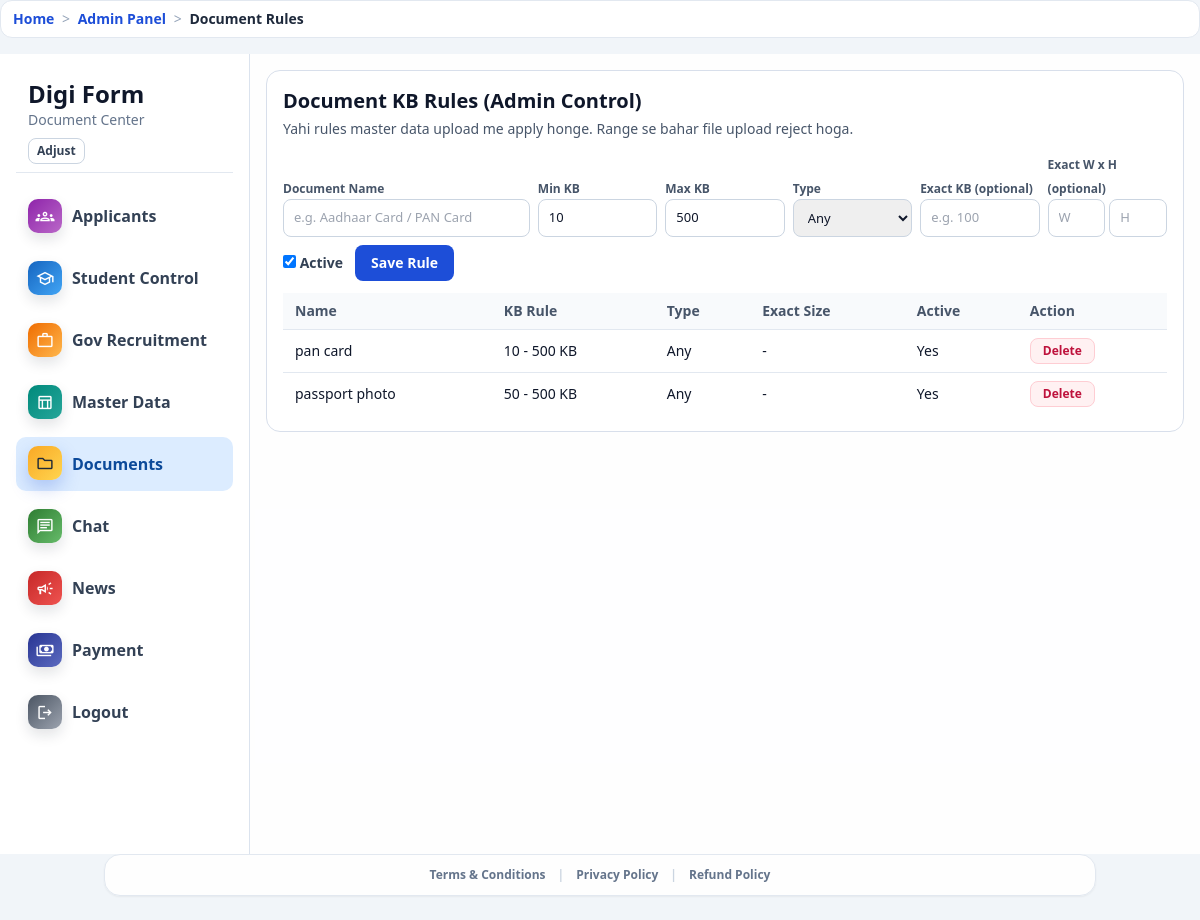
Page /admin-panel/documents/ (signed in) on the earlier database version.
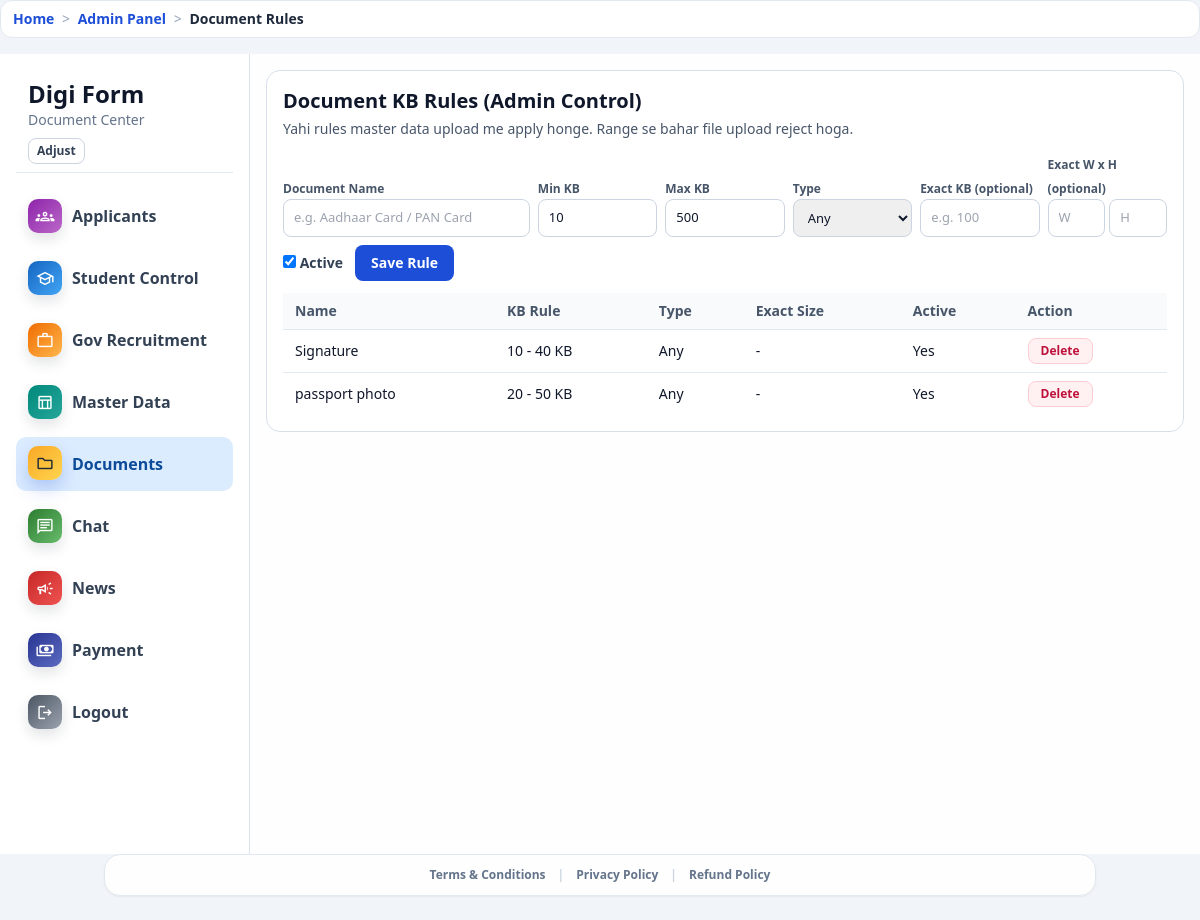
Same page on the later database version.
### accounts/models.py (models this page shows, shortened)
class DocumentRule(models.Model):
    KIND_ANY = "any"
    KIND_IMAGE = "image"
    KIND_PDF = "pdf"
    KIND_CHOICES = [
        (KIND_ANY, "Any"),
        (KIND_IMAGE, "Image"),
        (KIND_PDF, "PDF"),
    ]
    name = models.CharField(max_length=140, unique=True)
    min_kb = models.PositiveIntegerField(default=1)
    max_kb = models.PositiveIntegerField(default=500)
    exact_kb = models.PositiveIntegerField(null=True, blank=True)
    exact_width = models.PositiveIntegerField(null=True, blank=True)
    exact_height = models.PositiveIntegerField(null=True, blank=True)
    kind = models.CharField(max_length=10, choices=KIND_CHOICES, default=KIND_ANY)
    is_active = models.BooleanField(default=True)
    created_at = models.DateTimeField(auto_now_add=True)
    class Meta:
        ordering = ["name"]

### core/views.py (the view, shortened to what this page needs)
# urls.py: path("admin-panel/documents/", views.admin_documents, name="admin_documents"),
@login_required
def admin_documents(request):
    if not _can_access_admin(request):
        messages.error(request, "Admin panel access allowed nahi hai.")
        return redirect("dashboard")
    rules = list(DocumentRule.objects.all())
    return render(
        request,
        "portal_main/admin_documents.html",
        {
            "rules": rules,
        },
    )

### core/context_processors.py (called while the page is built)
def _humanize_slug(text):
    value = str(text or "").strip().replace("-", " ").replace("_", " ")
    if value.isdigit():
        return f"#{value}"
    return value.title() if value else "Page"

def breadcrumbs(request):
    path = (getattr(request, "path", "") or "/").split("?", 1)[0]
    if not path.startswith("/"):
        path = f"/{path}"
    crumbs = [{"label": "Home", "url": "/"}]
    if path == "/":
        return {"breadcrumbs": crumbs}
    running = ""
    for part in [p for p in path.strip("/").split("/") if p]:
        running += f"/{part}"
        url = f"{running}/"
        label = _humanize_slug(part)
        try:
            match = resolve(url)
            label = NAME_LABELS.get(match.url_name, label)
        except Resolver404:
            pass
        crumbs.append({"label": label, "url": url})
    deduped = [crumbs[0]]
    for item in crumbs[1:]:
        if item["label"] == deduped[-1]["label"] and item["url"] == deduped[-1]["url"]:
            continue
        deduped.append(item)
    return {"breadcrumbs": deduped}

### core/views.py (called while the page is built)
def _is_admin_user(user):
    return bool(user and (user.is_superuser or user.is_staff))

### templates/portal_main/admin_documents.html (shortened to what the changed rows need)
{% extends 'base.html' %}
{% block body_class %}min-h-screen bg-slate-100 text-slate-900{% endblock %}
{% block page_container_class %}max-w-[1400px] mx-auto p-0{% endblock %}
{% block content %}
<div id="adminLayout" class="layout">
  <main class="panel space-y-4">
    <section class="block p-4">
      <h2 class="text-xl font-black">Document KB Rules (Admin Control)</h2>
      <div class="mt-3 overflow-auto">
        <table class="w-full text-sm">
          <thead class="bg-slate-50 text-slate-600">
            <tr><th class="px-3 py-2 text-left">Name</th><th class="px-3 py-2 text-left">KB Rule</th><th class="px-3 py-2 text-left">Type</th><th class="px-3 py-2 text-left">Exact Size</th><th class="px-3 py-2 text-left">Active</th><th class="px-3 py-2 text-left">Action</th></tr>
          </thead>
          <tbody>
            {% for r in rules %}
            <tr class="border-t border-slate-200">
              <td class="px-3 py-2">{{ r.name }}</td>
              <td class="px-3 py-2">{% if r.exact_kb %}Exact {{ r.exact_kb }} KB{% else %}{{ r.min_kb }} - {{ r.max_kb }} KB{% endif %}</td>
              <td class="px-3 py-2">{{ r.get_kind_display }}</td>
              <td class="px-3 py-2">{% if r.exact_width or r.exact_height %}{{ r.exact_width|default:'*' }} x {{ r.exact_height|default:'*' }}{% else %}-{% endif %}</td>
              <td class="px-3 py-2">{{ r.is_active|yesno:"Yes,No" }}</td>
              <td class="px-3 py-2">
                <form method="post">
                  <button type="submit" class="rounded-lg border border-rose-200 bg-rose-50 px-3 py-1 text-xs font-bold text-rose-700">Delete</button>
                </form>
              </td>
            </tr>
            {% empty %}
            <tr><td colspan="6" class="px-3 py-3 text-slate-500">No rules yet.</td></tr>
            {% endfor %}
          </tbody>
        </table>
      </div>
    </section>
  </main>
</div>
{% endblock %}

Differences in the rows shown:
removed DocumentRule: name "pan card", min_kb "10", max_kb "500", kind "Any", is_active "Yes"
added DocumentRule: name "Signature", min_kb "10", max_kb "40", kind "Any", is_active "Yes"
changed DocumentRule "passport photo": min_kb "50" → "20"; max_kb "500" → "50"
